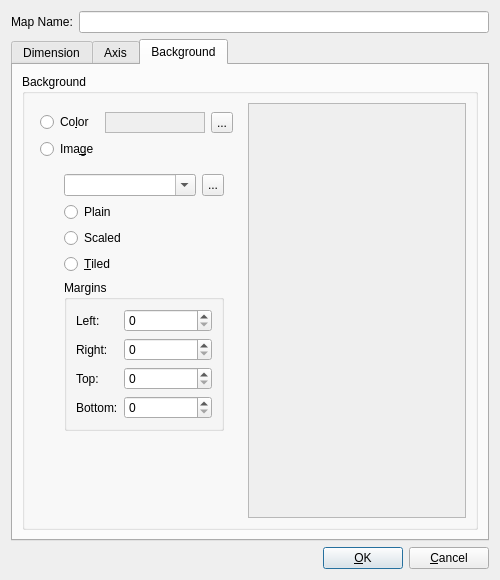
<?xml version="1.0" encoding="UTF-8"?>
<ui version="4.0">
 <class>mapPropertiesDialog</class>
 <widget class="QDialog" name="mapPropertiesDialog">
  <property name="geometry">
   <rect>
    <x>0</x>
    <y>0</y>
    <width>500</width>
    <height>580</height>
   </rect>
  </property>
  <property name="minimumSize">
   <size>
    <width>500</width>
    <height>580</height>
   </size>
  </property>
  <property name="windowTitle">
   <string>Dialog</string>
  </property>
  <layout class="QVBoxLayout" name="mainLayout">
   <item>
    <widget class="QWidget" name="mapNameWidget" native="true">
     <layout class="QHBoxLayout" name="mapNameLayout" stretch="0,1">
      <property name="leftMargin">
       <number>0</number>
      </property>
      <property name="topMargin">
       <number>0</number>
      </property>
      <property name="rightMargin">
       <number>0</number>
      </property>
      <property name="bottomMargin">
       <number>0</number>
      </property>
      <item>
       <widget class="QLabel" name="nameLabel">
        <property name="text">
         <string>Map Name:</string>
        </property>
       </widget>
      </item>
      <item>
       <widget class="QLineEdit" name="nameEdit"/>
      </item>
     </layout>
    </widget>
   </item>
   <item>
    <widget class="QTabWidget" name="propertiesTabWidget">
     <property name="currentIndex">
      <number>2</number>
     </property>
     <widget class="QWidget" name="dimensionsWidget">
      <attribute name="title">
       <string>Dimension</string>
      </attribute>
      <layout class="QHBoxLayout" name="dimensionsLayout">
       <item>
        <widget class="QGroupBox" name="sizeGroupBox">
         <property name="title">
          <string>Size</string>
         </property>
         <layout class="QGridLayout" name="sizeLayout" rowstretch="0,0,0" columnstretch="1">
          <property name="leftMargin">
           <number>6</number>
          </property>
          <property name="topMargin">
           <number>6</number>
          </property>
          <property name="rightMargin">
           <number>6</number>
          </property>
          <property name="bottomMargin">
           <number>6</number>
          </property>
          <item row="0" column="0" rowspan="2">
           <widget class="QWidget" name="resizeValuesWidget" native="true">
            <layout class="QGridLayout" name="resizeValuesLayout" columnstretch="0,1,0">
             <property name="leftMargin">
              <number>0</number>
             </property>
             <property name="topMargin">
              <number>0</number>
             </property>
             <property name="rightMargin">
              <number>0</number>
             </property>
             <property name="bottomMargin">
              <number>0</number>
             </property>
             <item row="1" column="0">
              <widget class="QLabel" name="heightTitleLabel">
               <property name="text">
                <string>Height:</string>
               </property>
              </widget>
             </item>
             <item row="1" column="1">
              <widget class="QSpinBox" name="heightSpinBox">
               <property name="minimum">
                <number>1</number>
               </property>
               <property name="maximum">
                <number>1000</number>
               </property>
              </widget>
             </item>
             <item row="0" column="2" rowspan="2">
              <widget class="QToolButton" name="linkWidthHeightToolButton">
               <property name="text">
                <string>...</string>
               </property>
               <property name="icon">
                <iconset resource="rpgmapper.qrc">
                 <normaloff>:/icons/gfx/link.png</normaloff>:/icons/gfx/link.png</iconset>
               </property>
               <property name="iconSize">
                <size>
                 <width>12</width>
                 <height>24</height>
                </size>
               </property>
               <property name="checkable">
                <bool>true</bool>
               </property>
               <property name="checked">
                <bool>true</bool>
               </property>
               <property name="autoRaise">
                <bool>false</bool>
               </property>
              </widget>
             </item>
             <item row="0" column="0">
              <widget class="QLabel" name="widthTitleLabel">
               <property name="text">
                <string>Width:</string>
               </property>
              </widget>
             </item>
             <item row="0" column="1">
              <widget class="QSpinBox" name="widthSpinBox">
               <property name="minimum">
                <number>1</number>
               </property>
               <property name="maximum">
                <number>1000</number>
               </property>
              </widget>
             </item>
            </layout>
           </widget>
          </item>
          <item row="2" column="0">
           <spacer name="sizeSpacer">
            <property name="orientation">
             <enum>Qt::Vertical</enum>
            </property>
            <property name="sizeHint" stdset="0">
             <size>
              <width>20</width>
              <height>40</height>
             </size>
            </property>
           </spacer>
          </item>
         </layout>
        </widget>
       </item>
       <item>
        <widget class="QGroupBox" name="coordinatesOriginGroupBox">
         <property name="title">
          <string>Origin</string>
         </property>
         <layout class="QVBoxLayout" name="coordinatesOriginLayout">
          <item>
           <widget class="rpgmapper::view::CoordinatesOriginWidget" name="coordinatesOriginWidget" native="true">
            <property name="sizePolicy">
             <sizepolicy hsizetype="Fixed" vsizetype="Fixed">
              <horstretch>0</horstretch>
              <verstretch>0</verstretch>
             </sizepolicy>
            </property>
            <property name="minimumSize">
             <size>
              <width>158</width>
              <height>158</height>
             </size>
            </property>
            <property name="maximumSize">
             <size>
              <width>158</width>
              <height>158</height>
             </size>
            </property>
           </widget>
          </item>
          <item>
           <spacer name="coordinatesOriginSpacer">
            <property name="orientation">
             <enum>Qt::Vertical</enum>
            </property>
            <property name="sizeHint" stdset="0">
             <size>
              <width>20</width>
              <height>40</height>
             </size>
            </property>
           </spacer>
          </item>
         </layout>
        </widget>
       </item>
      </layout>
     </widget>
     <widget class="QWidget" name="axisWidget">
      <attribute name="title">
       <string>Axis</string>
      </attribute>
      <layout class="QGridLayout" name="axisLayout">
       <item row="0" column="0">
        <widget class="QGroupBox" name="xAxisGroupBox">
         <property name="title">
          <string>X-Axis</string>
         </property>
         <layout class="QGridLayout" name="xAxisSampleLayout" rowstretch="0,0,0,0">
          <item row="0" column="0">
           <widget class="QWidget" name="xAxisTypeWidget" native="true">
            <layout class="QVBoxLayout" name="xAxisTypeLayout">
             <property name="leftMargin">
              <number>0</number>
             </property>
             <property name="topMargin">
              <number>0</number>
             </property>
             <property name="rightMargin">
              <number>0</number>
             </property>
             <property name="bottomMargin">
              <number>0</number>
             </property>
             <item>
              <widget class="QRadioButton" name="xNumericalRadioButton">
               <property name="text">
                <string>N&amp;umerical</string>
               </property>
              </widget>
             </item>
             <item>
              <widget class="QRadioButton" name="xAlphaSmallRadioButton">
               <property name="text">
                <string>Alphabe&amp;tical (small caps)</string>
               </property>
              </widget>
             </item>
             <item>
              <widget class="QRadioButton" name="xAlphaBigRadioButton">
               <property name="text">
                <string>Alphabetical (bi&amp;g caps)</string>
               </property>
              </widget>
             </item>
             <item>
              <widget class="QRadioButton" name="xRomanRadioButton">
               <property name="text">
                <string>Roman</string>
               </property>
              </widget>
             </item>
            </layout>
           </widget>
          </item>
          <item row="3" column="0" colspan="2">
           <widget class="QLineEdit" name="xAxisSampleLineEdit">
            <property name="font">
             <font>
              <family>Monospace</family>
              <pointsize>10</pointsize>
             </font>
            </property>
            <property name="readOnly">
             <bool>true</bool>
            </property>
           </widget>
          </item>
          <item row="2" column="0" colspan="2">
           <widget class="QLabel" name="xAxisSampleTitleLabel">
            <property name="text">
             <string>Example:</string>
            </property>
           </widget>
          </item>
          <item row="1" column="0">
           <widget class="QWidget" name="xAxisStartingWidget" native="true">
            <layout class="QVBoxLayout" name="xAxisStartingLayout">
             <property name="leftMargin">
              <number>0</number>
             </property>
             <property name="topMargin">
              <number>0</number>
             </property>
             <property name="rightMargin">
              <number>0</number>
             </property>
             <property name="bottomMargin">
              <number>0</number>
             </property>
             <item>
              <widget class="QWidget" name="xStartingContentWidget" native="true">
               <layout class="QHBoxLayout" name="xAxisStartingContentLayout" stretch="0,1">
                <property name="leftMargin">
                 <number>0</number>
                </property>
                <property name="topMargin">
                 <number>0</number>
                </property>
                <property name="rightMargin">
                 <number>0</number>
                </property>
                <property name="bottomMargin">
                 <number>0</number>
                </property>
                <item>
                 <widget class="QLabel" name="xStartTitleLabel">
                  <property name="text">
                   <string>Starting at:</string>
                  </property>
                 </widget>
                </item>
                <item>
                 <widget class="QSpinBox" name="xStartValueSpinBox">
                  <property name="minimum">
                   <number>-1000</number>
                  </property>
                  <property name="maximum">
                   <number>999</number>
                  </property>
                 </widget>
                </item>
               </layout>
              </widget>
             </item>
            </layout>
           </widget>
          </item>
         </layout>
        </widget>
       </item>
       <item row="0" column="1">
        <widget class="QGroupBox" name="yAxisGroupBox">
         <property name="title">
          <string>Y-Axis</string>
         </property>
         <layout class="QGridLayout" name="gridLayout_4">
          <item row="0" column="0">
           <widget class="QWidget" name="yAxisTypeWidget" native="true">
            <layout class="QVBoxLayout" name="yAxisTypeLayout">
             <property name="leftMargin">
              <number>0</number>
             </property>
             <property name="topMargin">
              <number>0</number>
             </property>
             <property name="rightMargin">
              <number>0</number>
             </property>
             <property name="bottomMargin">
              <number>0</number>
             </property>
             <item>
              <widget class="QRadioButton" name="yNumericalRadioButton">
               <property name="text">
                <string>N&amp;umerical</string>
               </property>
              </widget>
             </item>
             <item>
              <widget class="QRadioButton" name="yAlphaSmallRadioButton">
               <property name="text">
                <string>A&amp;lphabetical (small caps)</string>
               </property>
              </widget>
             </item>
             <item>
              <widget class="QRadioButton" name="yAlphaBigRadioButton">
               <property name="text">
                <string>Alphabetical (bi&amp;g caps)</string>
               </property>
              </widget>
             </item>
             <item>
              <widget class="QRadioButton" name="yRomanRadioButton">
               <property name="text">
                <string>Roman</string>
               </property>
              </widget>
             </item>
            </layout>
           </widget>
          </item>
          <item row="0" column="1">
           <widget class="QWidget" name="yAxisStartingWidget" native="true">
            <layout class="QVBoxLayout" name="yAxisStartingLayout">
             <property name="leftMargin">
              <number>0</number>
             </property>
             <property name="topMargin">
              <number>0</number>
             </property>
             <property name="rightMargin">
              <number>0</number>
             </property>
             <property name="bottomMargin">
              <number>0</number>
             </property>
            </layout>
           </widget>
          </item>
          <item row="2" column="0" colspan="2">
           <widget class="QLabel" name="yAxisSampleTitleLabel">
            <property name="text">
             <string>Example:</string>
            </property>
           </widget>
          </item>
          <item row="3" column="0" colspan="2">
           <widget class="QLineEdit" name="yAxisSampleLineEdit">
            <property name="font">
             <font>
              <family>Monospace</family>
              <pointsize>10</pointsize>
             </font>
            </property>
            <property name="readOnly">
             <bool>true</bool>
            </property>
           </widget>
          </item>
          <item row="1" column="0">
           <widget class="QWidget" name="yStartingContentWidget" native="true">
            <layout class="QHBoxLayout" name="yAxisStartingContentLayout" stretch="0,1">
             <property name="leftMargin">
              <number>0</number>
             </property>
             <property name="topMargin">
              <number>0</number>
             </property>
             <property name="rightMargin">
              <number>0</number>
             </property>
             <property name="bottomMargin">
              <number>0</number>
             </property>
             <item>
              <widget class="QLabel" name="yStartTitleLabel">
               <property name="text">
                <string>Starting at:</string>
               </property>
              </widget>
             </item>
             <item>
              <widget class="QSpinBox" name="yStartValueSpinBox">
               <property name="minimum">
                <number>-1000</number>
               </property>
               <property name="maximum">
                <number>999</number>
               </property>
              </widget>
             </item>
            </layout>
           </widget>
          </item>
         </layout>
        </widget>
       </item>
       <item row="1" column="0" colspan="2">
        <widget class="QWidget" name="axisFontAndColorWidget" native="true">
         <layout class="QGridLayout" name="axisFontAndColorLayout">
          <property name="leftMargin">
           <number>0</number>
          </property>
          <property name="topMargin">
           <number>0</number>
          </property>
          <property name="rightMargin">
           <number>0</number>
          </property>
          <property name="bottomMargin">
           <number>0</number>
          </property>
          <item row="0" column="0">
           <widget class="QLabel" name="axisFontTitleLabel">
            <property name="text">
             <string>Axis Font:</string>
            </property>
           </widget>
          </item>
          <item row="0" column="1">
           <widget class="QLineEdit" name="axisFontLineEdit">
            <property name="readOnly">
             <bool>true</bool>
            </property>
           </widget>
          </item>
          <item row="0" column="2" rowspan="2">
           <widget class="QToolButton" name="axisFontToolButton">
            <property name="maximumSize">
             <size>
              <width>22</width>
              <height>22</height>
             </size>
            </property>
            <property name="text">
             <string>...</string>
            </property>
           </widget>
          </item>
          <item row="1" column="0" rowspan="2">
           <widget class="QLabel" name="axisColorTitleLabel">
            <property name="text">
             <string>Axis Color:</string>
            </property>
           </widget>
          </item>
          <item row="1" column="1" rowspan="2">
           <widget class="QFrame" name="axisColorFrame">
            <property name="minimumSize">
             <size>
              <width>100</width>
              <height>0</height>
             </size>
            </property>
            <property name="maximumSize">
             <size>
              <width>16777215</width>
              <height>24</height>
             </size>
            </property>
            <property name="autoFillBackground">
             <bool>true</bool>
            </property>
            <property name="frameShape">
             <enum>QFrame::StyledPanel</enum>
            </property>
            <property name="frameShadow">
             <enum>QFrame::Raised</enum>
            </property>
           </widget>
          </item>
          <item row="2" column="2">
           <widget class="QToolButton" name="axisColorToolButton">
            <property name="maximumSize">
             <size>
              <width>22</width>
              <height>22</height>
             </size>
            </property>
            <property name="text">
             <string>...</string>
            </property>
           </widget>
          </item>
          <item row="3" column="0">
           <widget class="QLabel" name="gridColorTitleLabel">
            <property name="text">
             <string>Grid Color:</string>
            </property>
           </widget>
          </item>
          <item row="3" column="1">
           <widget class="QFrame" name="gridColorFrame">
            <property name="minimumSize">
             <size>
              <width>100</width>
              <height>0</height>
             </size>
            </property>
            <property name="maximumSize">
             <size>
              <width>16777215</width>
              <height>24</height>
             </size>
            </property>
            <property name="autoFillBackground">
             <bool>true</bool>
            </property>
            <property name="frameShape">
             <enum>QFrame::StyledPanel</enum>
            </property>
            <property name="frameShadow">
             <enum>QFrame::Raised</enum>
            </property>
           </widget>
          </item>
          <item row="3" column="2">
           <widget class="QToolButton" name="gridColorToolButton">
            <property name="maximumSize">
             <size>
              <width>22</width>
              <height>22</height>
             </size>
            </property>
            <property name="text">
             <string>...</string>
            </property>
           </widget>
          </item>
         </layout>
        </widget>
       </item>
       <item row="2" column="0" colspan="2">
        <spacer name="axisSpacer">
         <property name="orientation">
          <enum>Qt::Vertical</enum>
         </property>
         <property name="sizeHint" stdset="0">
          <size>
           <width>20</width>
           <height>40</height>
          </size>
         </property>
        </spacer>
       </item>
      </layout>
     </widget>
     <widget class="QWidget" name="backgroundWidget">
      <attribute name="title">
       <string>Background</string>
      </attribute>
      <layout class="QHBoxLayout" name="backgroundLayout">
       <item>
        <widget class="QGroupBox" name="backgroundGroupBox">
         <property name="minimumSize">
          <size>
           <width>100</width>
           <height>100</height>
          </size>
         </property>
         <property name="title">
          <string>Background</string>
         </property>
         <layout class="QHBoxLayout" name="imageAndColorLayout" stretch="0,1">
          <item>
           <widget class="QWidget" name="imageAndColorWidget" native="true">
            <property name="minimumSize">
             <size>
              <width>0</width>
              <height>0</height>
             </size>
            </property>
            <property name="maximumSize">
             <size>
              <width>300</width>
              <height>16777215</height>
             </size>
            </property>
            <layout class="QGridLayout" name="backgroundColorAndImageLayout" columnstretch="0,1">
             <property name="leftMargin">
              <number>6</number>
             </property>
             <item row="0" column="0">
              <widget class="QRadioButton" name="backgroundColorRadioButton">
               <property name="text">
                <string>Co&amp;lor</string>
               </property>
              </widget>
             </item>
             <item row="0" column="1">
              <widget class="QWidget" name="backgroundColorWidget" native="true">
               <layout class="QHBoxLayout" name="backgroundColorLayout">
                <property name="leftMargin">
                 <number>0</number>
                </property>
                <property name="topMargin">
                 <number>0</number>
                </property>
                <property name="rightMargin">
                 <number>0</number>
                </property>
                <property name="bottomMargin">
                 <number>0</number>
                </property>
                <item>
                 <widget class="QFrame" name="backgroundColorFrame">
                  <property name="minimumSize">
                   <size>
                    <width>100</width>
                    <height>0</height>
                   </size>
                  </property>
                  <property name="autoFillBackground">
                   <bool>true</bool>
                  </property>
                  <property name="frameShape">
                   <enum>QFrame::StyledPanel</enum>
                  </property>
                  <property name="frameShadow">
                   <enum>QFrame::Raised</enum>
                  </property>
                 </widget>
                </item>
                <item>
                 <widget class="QToolButton" name="backgroundColorToolButton">
                  <property name="maximumSize">
                   <size>
                    <width>22</width>
                    <height>22</height>
                   </size>
                  </property>
                  <property name="text">
                   <string>...</string>
                  </property>
                 </widget>
                </item>
               </layout>
              </widget>
             </item>
             <item row="1" column="0">
              <widget class="QRadioButton" name="backgroundImageRadioButton">
               <property name="text">
                <string>Ima&amp;ge</string>
               </property>
              </widget>
             </item>
             <item row="2" column="0" colspan="2">
              <widget class="QWidget" name="backgroundImageWidget" native="true">
               <layout class="QVBoxLayout" name="backgroundImageLayout">
                <property name="leftMargin">
                 <number>24</number>
                </property>
                <item>
                 <widget class="QWidget" name="backgroundImageFileWidget" native="true">
                  <layout class="QHBoxLayout" name="backgroundImageFileLayout">
                   <property name="leftMargin">
                    <number>0</number>
                   </property>
                   <property name="topMargin">
                    <number>0</number>
                   </property>
                   <property name="rightMargin">
                    <number>0</number>
                   </property>
                   <property name="bottomMargin">
                    <number>0</number>
                   </property>
                   <item>
                    <widget class="QComboBox" name="backgroundImageFileComboBox">
                     <property name="maximumSize">
                      <size>
                       <width>16777215</width>
                       <height>16777215</height>
                      </size>
                     </property>
                     <property name="editable">
                      <bool>true</bool>
                     </property>
                     <property name="insertPolicy">
                      <enum>QComboBox::InsertAtTop</enum>
                     </property>
                    </widget>
                   </item>
                   <item>
                    <widget class="QToolButton" name="backgroundImageFileToolButton">
                     <property name="maximumSize">
                      <size>
                       <width>22</width>
                       <height>22</height>
                      </size>
                     </property>
                     <property name="text">
                      <string>...</string>
                     </property>
                    </widget>
                   </item>
                  </layout>
                 </widget>
                </item>
                <item>
                 <widget class="QRadioButton" name="backgroundImagePlainRadioButton">
                  <property name="text">
                   <string>Plain</string>
                  </property>
                 </widget>
                </item>
                <item>
                 <widget class="QRadioButton" name="backgroundImageScaledRadioButton">
                  <property name="text">
                   <string>Scaled</string>
                  </property>
                 </widget>
                </item>
                <item>
                 <widget class="QRadioButton" name="backgroundImageTiledRadioButton">
                  <property name="text">
                   <string>&amp;Tiled</string>
                  </property>
                 </widget>
                </item>
                <item>
                 <widget class="QGroupBox" name="backgroundMarginsGroupBox">
                  <property name="title">
                   <string>Margins</string>
                  </property>
                  <layout class="QGridLayout" name="gridLayout" columnstretch="0,1">
                   <item row="2" column="1">
                    <widget class="QSpinBox" name="topMarginSpinBox">
                     <property name="maximum">
                      <number>1024</number>
                     </property>
                    </widget>
                   </item>
                   <item row="0" column="0">
                    <widget class="QLabel" name="leftMarginLabel">
                     <property name="text">
                      <string>Left:</string>
                     </property>
                    </widget>
                   </item>
                   <item row="0" column="1">
                    <widget class="QSpinBox" name="leftMarginSpinBox">
                     <property name="maximum">
                      <number>1024</number>
                     </property>
                    </widget>
                   </item>
                   <item row="1" column="1">
                    <widget class="QSpinBox" name="rightMarginSpinBox">
                     <property name="maximum">
                      <number>1024</number>
                     </property>
                    </widget>
                   </item>
                   <item row="3" column="1">
                    <widget class="QSpinBox" name="bottomMarginSpinBox">
                     <property name="maximum">
                      <number>1024</number>
                     </property>
                    </widget>
                   </item>
                   <item row="1" column="0">
                    <widget class="QLabel" name="rightMarginLabel">
                     <property name="text">
                      <string>Right:</string>
                     </property>
                    </widget>
                   </item>
                   <item row="2" column="0">
                    <widget class="QLabel" name="topMarginLabel">
                     <property name="text">
                      <string>Top:</string>
                     </property>
                    </widget>
                   </item>
                   <item row="3" column="0">
                    <widget class="QLabel" name="bottomMarginLabel">
                     <property name="text">
                      <string>Bottom:</string>
                     </property>
                    </widget>
                   </item>
                  </layout>
                 </widget>
                </item>
               </layout>
              </widget>
             </item>
             <item row="3" column="0" colspan="2">
              <spacer name="verticalSpacer">
               <property name="orientation">
                <enum>Qt::Vertical</enum>
               </property>
               <property name="sizeHint" stdset="0">
                <size>
                 <width>20</width>
                 <height>40</height>
                </size>
               </property>
              </spacer>
             </item>
            </layout>
           </widget>
          </item>
          <item>
           <widget class="QScrollArea" name="backgroundImageScrollArea">
            <property name="sizeAdjustPolicy">
             <enum>QAbstractScrollArea::AdjustToContents</enum>
            </property>
            <property name="widgetResizable">
             <bool>true</bool>
            </property>
            <widget class="QWidget" name="backgroundImageContentWidget">
             <property name="geometry">
              <rect>
               <x>0</x>
               <y>0</y>
               <width>231</width>
               <height>400</height>
              </rect>
             </property>
            </widget>
           </widget>
          </item>
         </layout>
        </widget>
       </item>
      </layout>
     </widget>
    </widget>
   </item>
   <item>
    <widget class="QWidget" name="buttonsWidget" native="true">
     <layout class="QHBoxLayout" name="buttonsLayout">
      <property name="leftMargin">
       <number>0</number>
      </property>
      <property name="topMargin">
       <number>0</number>
      </property>
      <property name="rightMargin">
       <number>0</number>
      </property>
      <property name="bottomMargin">
       <number>0</number>
      </property>
      <item>
       <spacer name="buttonsSpacer">
        <property name="orientation">
         <enum>Qt::Horizontal</enum>
        </property>
        <property name="sizeHint" stdset="0">
         <size>
          <width>406</width>
          <height>20</height>
         </size>
        </property>
       </spacer>
      </item>
      <item>
       <widget class="QPushButton" name="okButton">
        <property name="text">
         <string>&amp;OK</string>
        </property>
        <property name="default">
         <bool>true</bool>
        </property>
       </widget>
      </item>
      <item>
       <widget class="QPushButton" name="cancelButton">
        <property name="text">
         <string>&amp;Cancel</string>
        </property>
        <property name="autoDefault">
         <bool>false</bool>
        </property>
       </widget>
      </item>
     </layout>
    </widget>
   </item>
  </layout>
 </widget>
 <customwidgets>
  <customwidget>
   <class>rpgmapper::view::CoordinatesOriginWidget</class>
   <extends>QWidget</extends>
   <header>coordinatesoriginwidget.hpp</header>
   <container>1</container>
  </customwidget>
 </customwidgets>
 <tabstops>
  <tabstop>nameEdit</tabstop>
  <tabstop>propertiesTabWidget</tabstop>
  <tabstop>widthSpinBox</tabstop>
  <tabstop>heightSpinBox</tabstop>
  <tabstop>linkWidthHeightToolButton</tabstop>
  <tabstop>xNumericalRadioButton</tabstop>
  <tabstop>xAlphaSmallRadioButton</tabstop>
  <tabstop>xAlphaBigRadioButton</tabstop>
  <tabstop>xRomanRadioButton</tabstop>
  <tabstop>xStartValueSpinBox</tabstop>
  <tabstop>xAxisSampleLineEdit</tabstop>
  <tabstop>yNumericalRadioButton</tabstop>
  <tabstop>yAlphaSmallRadioButton</tabstop>
  <tabstop>yAlphaBigRadioButton</tabstop>
  <tabstop>yRomanRadioButton</tabstop>
  <tabstop>yStartValueSpinBox</tabstop>
  <tabstop>yAxisSampleLineEdit</tabstop>
  <tabstop>axisFontLineEdit</tabstop>
  <tabstop>axisFontToolButton</tabstop>
  <tabstop>axisColorToolButton</tabstop>
  <tabstop>gridColorToolButton</tabstop>
  <tabstop>backgroundColorRadioButton</tabstop>
  <tabstop>backgroundColorToolButton</tabstop>
  <tabstop>backgroundImageRadioButton</tabstop>
  <tabstop>backgroundImageFileComboBox</tabstop>
  <tabstop>backgroundImageFileToolButton</tabstop>
  <tabstop>backgroundImagePlainRadioButton</tabstop>
  <tabstop>backgroundImageScaledRadioButton</tabstop>
  <tabstop>backgroundImageTiledRadioButton</tabstop>
  <tabstop>leftMarginSpinBox</tabstop>
  <tabstop>rightMarginSpinBox</tabstop>
  <tabstop>topMarginSpinBox</tabstop>
  <tabstop>bottomMarginSpinBox</tabstop>
  <tabstop>backgroundImageScrollArea</tabstop>
  <tabstop>okButton</tabstop>
  <tabstop>cancelButton</tabstop>
 </tabstops>
 <resources>
  <include location="rpgmapper.qrc"/>
 </resources>
 <connections>
  <connection>
   <sender>cancelButton</sender>
   <signal>clicked()</signal>
   <receiver>mapPropertiesDialog</receiver>
   <slot>reject()</slot>
   <hints>
    <hint type="sourcelabel">
     <x>734</x>
     <y>727</y>
    </hint>
    <hint type="destinationlabel">
     <x>391</x>
     <y>374</y>
    </hint>
   </hints>
  </connection>
 </connections>
</ui>
